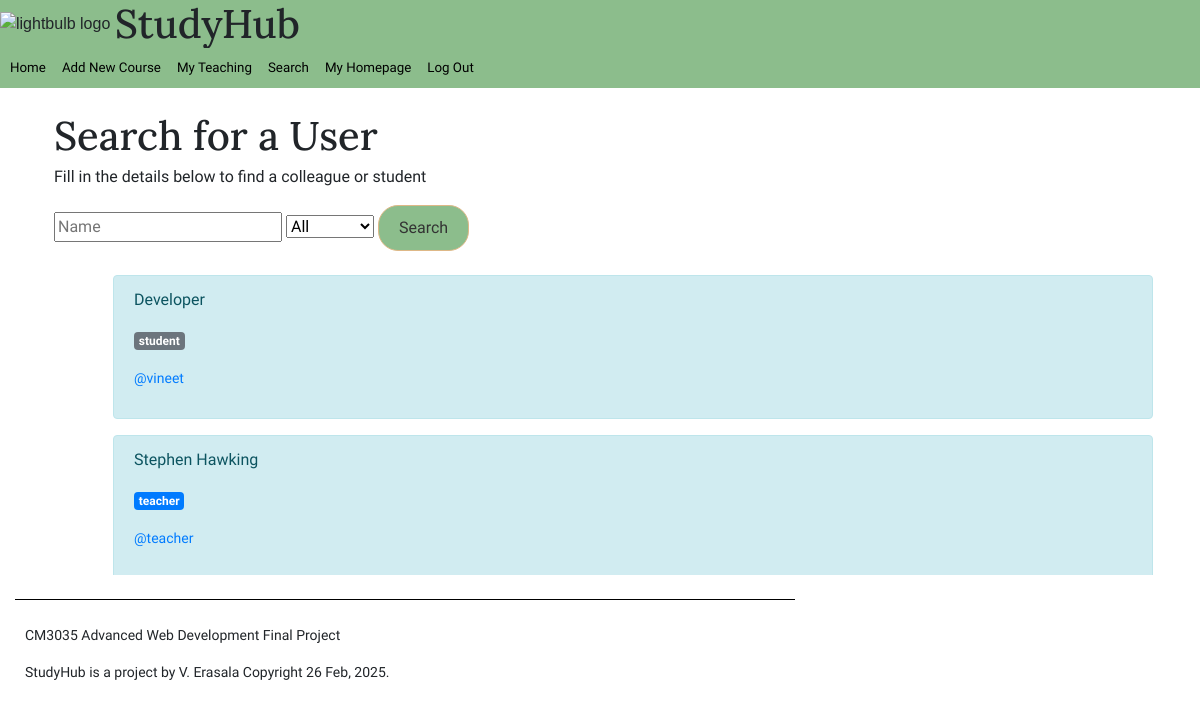
The app's page /search/ (signed in) with its own data.
### study_hub/models.py (models this page shows)
class User(AbstractUser):
    is_teacher = models.BooleanField(default=False)
    name = models.CharField(max_length = 255)
    photo = models.ImageField(upload_to='profile_photos/', blank=True, null=True)
    groups = models.ManyToManyField(
        Group,
        blank=True,
        related_name="study_hub_user_set",
        related_query_name="user",
    )
    user_permissions = models.ManyToManyField(
        Permission,
        blank=True,
        related_name="study_hub_user_set",
        related_query_name="user",
    )

### study_hub/views.py (the view)
# urls.py: path('search/', views.search_users, name='search_users'),
@login_required
def search_users(request):
    user = request.user
    query = request.GET.get('query', '')
    filter = request.GET.get('role', 'all')
    if filter == 'teacher':
        users = User.objects.filter(is_teacher=True, name__icontains=query) #search for only teachers by name
    elif filter == 'student':
        users = User.objects.filter(is_teacher=False, name__icontains=query) #search for only students by name
    else:  # Show all types of roles
        users = User.objects.filter(name__icontains=query)
    context = {
        'search_return':users,
        'query':query,
        'filter': filter,
        'user': user
    }
    return render(request, 'study_hub/search.html', context)

### study_hub/templatetags/my_tags.py (called while the page is built)
@register.simple_tag
def todays_date():
    return datetime.datetime.now().strftime("%d %b, %Y")

### study_hub/templates/study_hub/search.html (shortened to what this page needs)
{% extends "./base.html" %}
{% load bootstrap4 %}
{% block content %}
<div class="container m-4">
    <h1>Search for a User</h1>
    {% if user.is_teacher %}
    <p>Fill in the details below to find a colleague or student</p>
    {% else %}
    <p>Fill in the details below to find a peer or teacher</p>
    {% endif %}
    <form action="{% url 'search_users' %}" method="get">
        <input type="text" name="query" value="{{ query }}" placeholder="Name">
        <select name="role">
            <option value="all" selected >All</option>
        </select>
        <button type="submit" class="btn btn-primary">Search</button>
    </form>
</div>
{% if search_return %}
<div class = "container m-4">
<ul>
    <div class ="container m-1">
        <div class="status-updates" style="height: 300px; overflow-y: scroll;">
            <div class="status-updates" style="height: 300px; overflow-y: scroll;">
                {% for user in search_return %}
                <div class="alert alert-info">
                    <p>{{ user.name }}</p>
                    {% if user.is_teacher %}
                    <p  class="badge badge-primary"> teacher <p>
                    {% else %}
                    <p  class="badge badge-secondary"> student <p>
                    {% endif %}
                    <small><a href="/user/{{user.username}}">@{{ user.username }}</a></small>
                </div>
                {% endfor %}
            </div>
        </div>
    </div>
</ul>
{% else %}
<p>no users could be found. Check the query and try again</p>
</div>
{% endif %}
{% endblock %}

### study_hub/static/css/study_hub.css (style rules this page uses)
body { font-family: Sans-Serif; margin: 0px; border: 0px; padding: 0px; }
h1,h2,h3, h4, h5 { margin-top: 15px; margin-bottom: 5px; font-family: 'Lora'; }
p, b, ul, form { font-family: 'Source Sans 3' }
a { text-decoration: none; }
.btn { border-radius: 20px; border-color:burlywood; padding: 10px 20px; background-color: #8cbd8c; color: #333; transition: background-color 0.3s ease; }

### records on screen
User: name "Developer", is_teacher "student", username "vineet"
User: name "Stephen Hawking", is_teacher "teacher", username "teacher"
